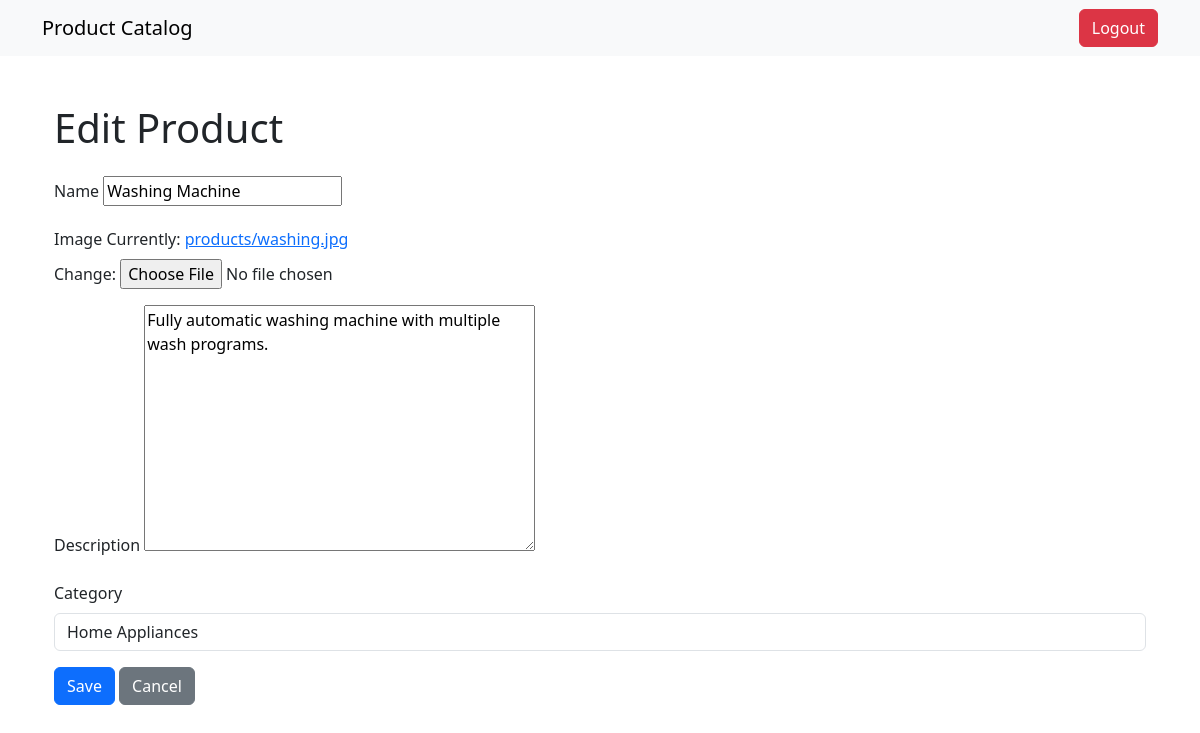
Page /catalog/edit/14/ (signed in) on the committed database.
### catalog/models.py (models this page shows, shortened)
class Product(models.Model):
    name = models.CharField(max_length=100)
    image = models.ImageField(upload_to='products/')
    description = models.TextField()
    category = models.CharField(max_length=100, blank=True, null=True)

### catalog/views.py (the view)
# urls.py: path('edit/<int:pk>/', views.edit_product, name='edit_product'),
@login_required
def edit_product(request, pk):
    product = get_object_or_404(Product, pk=pk)
    if request.method == 'POST':
        form = ProductForm(request.POST, request.FILES, instance=product)
        if form.is_valid():
            form.save()
            return redirect('dashboard')
    else:
        form = ProductForm(instance=product)
    return render(request, 'catalog/product_form.html', {'form': form})

### catalog/forms.py
class ProductForm(forms.ModelForm):
    category = forms.CharField(required=False, widget=forms.TextInput(attrs={'class': 'form-control'}))
    class Meta:
        model = Product
        fields = ['name', 'image', 'description', 'category']

### catalog/templates/catalog/product_form.html (shortened to what this page needs)
{% extends 'catalog/base.html' %}
{% block content %}
<div class="container mt-5">
    <h1 class="mb-4">{% if form.instance.pk %}Edit Product{% else %}Add Product{% endif %}</h1>
    <form method="post" enctype="multipart/form-data">
        <div class="mb-3">
            <label for="id_name" class="form-label">Name</label>
            {{ form.name }}
        </div>
        <div class="mb-3">
            <label for="id_image" class="form-label">Image</label>
            {{ form.image }}
        </div>
        <div class="mb-3">
            <label for="id_description" class="form-label">Description</label>
            {{ form.description }}
        </div>
        <div class="mb-3">
            <label for="id_category" class="form-label">Category</label>
            {{ form.category }}
        </div>
        <button class="btn btn-primary" type="submit">Save</button>
        <a class="btn btn-secondary" href="{% url 'dashboard' %}">Cancel</a>
    </form>
</div>
{% endblock %}

### rows in the picture
Product: name "Washing Machine", description "Fully automatic washing machine with multiple wash programs.", category "Home Appliances"
